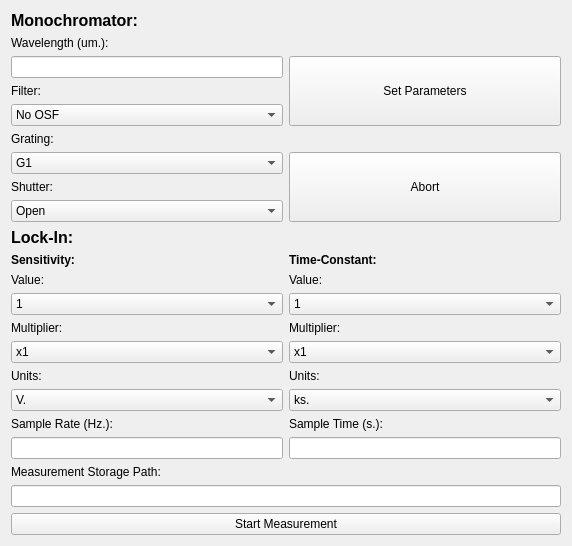
<?xml version="1.0" encoding="UTF-8"?>
<ui version="4.0">
 <class>Form</class>
 <widget class="QWidget" name="Form">
  <property name="geometry">
   <rect>
    <x>0</x>
    <y>0</y>
    <width>572</width>
    <height>501</height>
   </rect>
  </property>
  <property name="windowTitle">
   <string>Form</string>
  </property>
  <layout class="QGridLayout" name="gridLayout">
   <item row="10" column="1">
    <widget class="QLabel" name="manual_lockin_timeconstant_label">
     <property name="font">
      <font>
       <weight>75</weight>
       <bold>true</bold>
      </font>
     </property>
     <property name="text">
      <string>Time-Constant:</string>
     </property>
    </widget>
   </item>
   <item row="19" column="1">
    <widget class="QLabel" name="manual_lockin_sampletime_label">
     <property name="text">
      <string>Sample Time (s.):</string>
     </property>
    </widget>
   </item>
   <item row="3" column="0">
    <widget class="QLabel" name="manual_monochromator_filter_label">
     <property name="sizePolicy">
      <sizepolicy hsizetype="Preferred" vsizetype="Maximum">
       <horstretch>0</horstretch>
       <verstretch>0</verstretch>
      </sizepolicy>
     </property>
     <property name="text">
      <string>Filter:</string>
     </property>
    </widget>
   </item>
   <item row="8" column="0">
    <widget class="QComboBox" name="manual_monochromator_shutter_combobox">
     <property name="sizePolicy">
      <sizepolicy hsizetype="Minimum" vsizetype="Maximum">
       <horstretch>0</horstretch>
       <verstretch>0</verstretch>
      </sizepolicy>
     </property>
     <item>
      <property name="text">
       <string>Open</string>
      </property>
     </item>
     <item>
      <property name="text">
       <string>Close</string>
      </property>
     </item>
    </widget>
   </item>
   <item row="9" column="0">
    <widget class="QLabel" name="manual_lockin_label">
     <property name="sizePolicy">
      <sizepolicy hsizetype="Preferred" vsizetype="Maximum">
       <horstretch>0</horstretch>
       <verstretch>0</verstretch>
      </sizepolicy>
     </property>
     <property name="font">
      <font>
       <pointsize>12</pointsize>
       <weight>75</weight>
       <bold>true</bold>
      </font>
     </property>
     <property name="text">
      <string>Lock-In:</string>
     </property>
    </widget>
   </item>
   <item row="1" column="0">
    <widget class="QLabel" name="manual_monochromator_wavelength_label">
     <property name="sizePolicy">
      <sizepolicy hsizetype="Preferred" vsizetype="Maximum">
       <horstretch>0</horstretch>
       <verstretch>0</verstretch>
      </sizepolicy>
     </property>
     <property name="text">
      <string>Wavelength (um.):</string>
     </property>
    </widget>
   </item>
   <item row="2" column="1" rowspan="3">
    <widget class="QPushButton" name="manual_monochromator_setparams_button">
     <property name="sizePolicy">
      <sizepolicy hsizetype="Minimum" vsizetype="Preferred">
       <horstretch>0</horstretch>
       <verstretch>0</verstretch>
      </sizepolicy>
     </property>
     <property name="text">
      <string>Set Parameters</string>
     </property>
    </widget>
   </item>
   <item row="11" column="0">
    <widget class="QLabel" name="label">
     <property name="text">
      <string>Value:</string>
     </property>
    </widget>
   </item>
   <item row="12" column="0">
    <widget class="QComboBox" name="manual_lockin_sensitivityvalue_cbox">
     <property name="sizePolicy">
      <sizepolicy hsizetype="Preferred" vsizetype="Fixed">
       <horstretch>0</horstretch>
       <verstretch>0</verstretch>
      </sizepolicy>
     </property>
     <item>
      <property name="text">
       <string>1</string>
      </property>
     </item>
     <item>
      <property name="text">
       <string>2</string>
      </property>
     </item>
     <item>
      <property name="text">
       <string>5</string>
      </property>
     </item>
    </widget>
   </item>
   <item row="21" column="0">
    <widget class="QLabel" name="manual_lockin_measurementstorage_label">
     <property name="text">
      <string>Measurement Storage Path:</string>
     </property>
    </widget>
   </item>
   <item row="0" column="0">
    <widget class="QLabel" name="manual_monochromator_label">
     <property name="sizePolicy">
      <sizepolicy hsizetype="Preferred" vsizetype="Maximum">
       <horstretch>0</horstretch>
       <verstretch>0</verstretch>
      </sizepolicy>
     </property>
     <property name="font">
      <font>
       <pointsize>12</pointsize>
       <weight>75</weight>
       <bold>true</bold>
      </font>
     </property>
     <property name="text">
      <string>Monochromator:</string>
     </property>
    </widget>
   </item>
   <item row="22" column="0" colspan="2">
    <widget class="QLineEdit" name="manual_lockin_measurementstorage_ledit"/>
   </item>
   <item row="23" column="0" colspan="2">
    <widget class="QPushButton" name="manual_lockin_startmeasurement_button">
     <property name="text">
      <string>Start Measurement</string>
     </property>
    </widget>
   </item>
   <item row="10" column="0">
    <widget class="QLabel" name="manual_lockin_sensitivity_label">
     <property name="sizePolicy">
      <sizepolicy hsizetype="Preferred" vsizetype="Preferred">
       <horstretch>0</horstretch>
       <verstretch>0</verstretch>
      </sizepolicy>
     </property>
     <property name="font">
      <font>
       <weight>75</weight>
       <bold>true</bold>
      </font>
     </property>
     <property name="text">
      <string>Sensitivity:</string>
     </property>
    </widget>
   </item>
   <item row="16" column="0">
    <widget class="QComboBox" name="manual_lockin_sensitivityunit_cbox">
     <item>
      <property name="text">
       <string>V.</string>
      </property>
     </item>
     <item>
      <property name="text">
       <string>mV.</string>
      </property>
     </item>
     <item>
      <property name="text">
       <string>uV.</string>
      </property>
     </item>
     <item>
      <property name="text">
       <string>nV.</string>
      </property>
     </item>
    </widget>
   </item>
   <item row="20" column="1">
    <widget class="QLineEdit" name="manual_lockin_sampletime_ledit"/>
   </item>
   <item row="14" column="1">
    <widget class="QComboBox" name="manual_lockin_timeconstantmultiplier_cbox">
     <item>
      <property name="text">
       <string>x1</string>
      </property>
     </item>
     <item>
      <property name="text">
       <string>x10</string>
      </property>
     </item>
     <item>
      <property name="text">
       <string>x100</string>
      </property>
     </item>
    </widget>
   </item>
   <item row="6" column="0">
    <widget class="QComboBox" name="manual_monochromator_grating_combobox">
     <property name="sizePolicy">
      <sizepolicy hsizetype="Minimum" vsizetype="Fixed">
       <horstretch>0</horstretch>
       <verstretch>0</verstretch>
      </sizepolicy>
     </property>
     <item>
      <property name="text">
       <string>G1</string>
      </property>
     </item>
     <item>
      <property name="text">
       <string>G2</string>
      </property>
     </item>
     <item>
      <property name="text">
       <string>G3</string>
      </property>
     </item>
    </widget>
   </item>
   <item row="2" column="0">
    <widget class="QLineEdit" name="manual_monochromator_wavelength_ledit">
     <property name="sizePolicy">
      <sizepolicy hsizetype="Minimum" vsizetype="Fixed">
       <horstretch>0</horstretch>
       <verstretch>0</verstretch>
      </sizepolicy>
     </property>
    </widget>
   </item>
   <item row="20" column="0">
    <widget class="QLineEdit" name="manual_lockin_samplerate_ledit"/>
   </item>
   <item row="19" column="0">
    <widget class="QLabel" name="manual_lockin_samplerate_label">
     <property name="text">
      <string>Sample Rate (Hz.):</string>
     </property>
    </widget>
   </item>
   <item row="6" column="1" rowspan="3">
    <widget class="QPushButton" name="manual_monochromator_abort_button">
     <property name="sizePolicy">
      <sizepolicy hsizetype="Minimum" vsizetype="Preferred">
       <horstretch>0</horstretch>
       <verstretch>0</verstretch>
      </sizepolicy>
     </property>
     <property name="text">
      <string>Abort</string>
     </property>
    </widget>
   </item>
   <item row="13" column="0">
    <widget class="QLabel" name="label_2">
     <property name="text">
      <string>Multiplier:</string>
     </property>
    </widget>
   </item>
   <item row="16" column="1">
    <widget class="QComboBox" name="manual_lockin_timeconstantunit_cbox">
     <item>
      <property name="text">
       <string>ks.</string>
      </property>
     </item>
     <item>
      <property name="text">
       <string>s.</string>
      </property>
     </item>
     <item>
      <property name="text">
       <string>ms.</string>
      </property>
     </item>
     <item>
      <property name="text">
       <string>us.</string>
      </property>
     </item>
    </widget>
   </item>
   <item row="12" column="1">
    <widget class="QComboBox" name="manual_lockin_timeconstantvalue_cbox">
     <property name="sizePolicy">
      <sizepolicy hsizetype="Preferred" vsizetype="Fixed">
       <horstretch>0</horstretch>
       <verstretch>0</verstretch>
      </sizepolicy>
     </property>
     <item>
      <property name="text">
       <string>1</string>
      </property>
     </item>
     <item>
      <property name="text">
       <string>3</string>
      </property>
     </item>
    </widget>
   </item>
   <item row="14" column="0">
    <widget class="QComboBox" name="manual_lockin_sensitivitymultiplier_cbox">
     <item>
      <property name="text">
       <string>x1</string>
      </property>
     </item>
     <item>
      <property name="text">
       <string>x10</string>
      </property>
     </item>
     <item>
      <property name="text">
       <string>x100</string>
      </property>
     </item>
    </widget>
   </item>
   <item row="7" column="0">
    <widget class="QLabel" name="manual_monochromator_shutter_label">
     <property name="sizePolicy">
      <sizepolicy hsizetype="Preferred" vsizetype="Maximum">
       <horstretch>0</horstretch>
       <verstretch>0</verstretch>
      </sizepolicy>
     </property>
     <property name="text">
      <string>Shutter:</string>
     </property>
    </widget>
   </item>
   <item row="5" column="0">
    <widget class="QLabel" name="manual_monochromator_grating_label">
     <property name="sizePolicy">
      <sizepolicy hsizetype="Preferred" vsizetype="Maximum">
       <horstretch>0</horstretch>
       <verstretch>0</verstretch>
      </sizepolicy>
     </property>
     <property name="text">
      <string>Grating:</string>
     </property>
    </widget>
   </item>
   <item row="15" column="0">
    <widget class="QLabel" name="label_3">
     <property name="text">
      <string>Units:</string>
     </property>
    </widget>
   </item>
   <item row="11" column="1">
    <widget class="QLabel" name="label_4">
     <property name="text">
      <string>Value:</string>
     </property>
    </widget>
   </item>
   <item row="13" column="1">
    <widget class="QLabel" name="label_5">
     <property name="text">
      <string>Multiplier:</string>
     </property>
    </widget>
   </item>
   <item row="15" column="1">
    <widget class="QLabel" name="label_6">
     <property name="text">
      <string>Units:</string>
     </property>
    </widget>
   </item>
   <item row="4" column="0">
    <widget class="QComboBox" name="manual_monochromator_filter_combobox">
     <item>
      <property name="text">
       <string>No OSF</string>
      </property>
     </item>
     <item>
      <property name="text">
       <string>OSF1</string>
      </property>
     </item>
     <item>
      <property name="text">
       <string>OSF2</string>
      </property>
     </item>
     <item>
      <property name="text">
       <string>OSF3</string>
      </property>
     </item>
    </widget>
   </item>
  </layout>
 </widget>
 <resources/>
 <connections/>
</ui>
